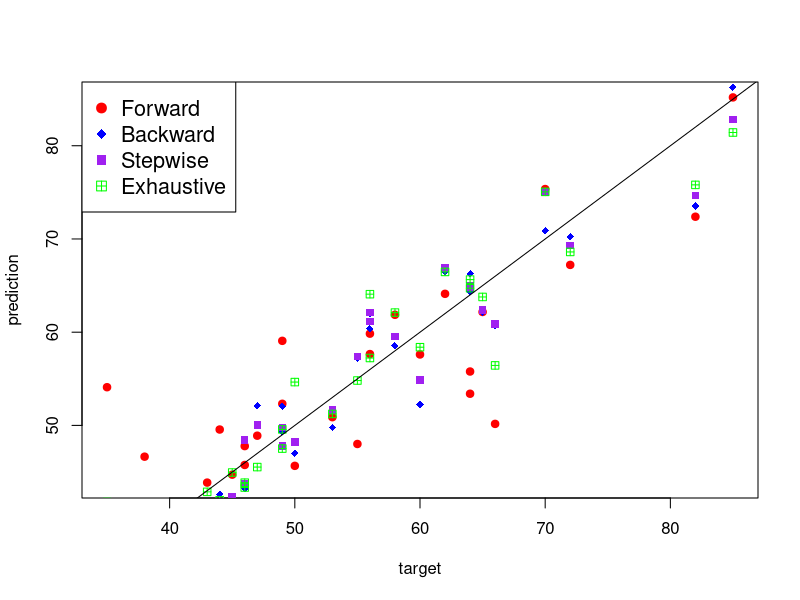
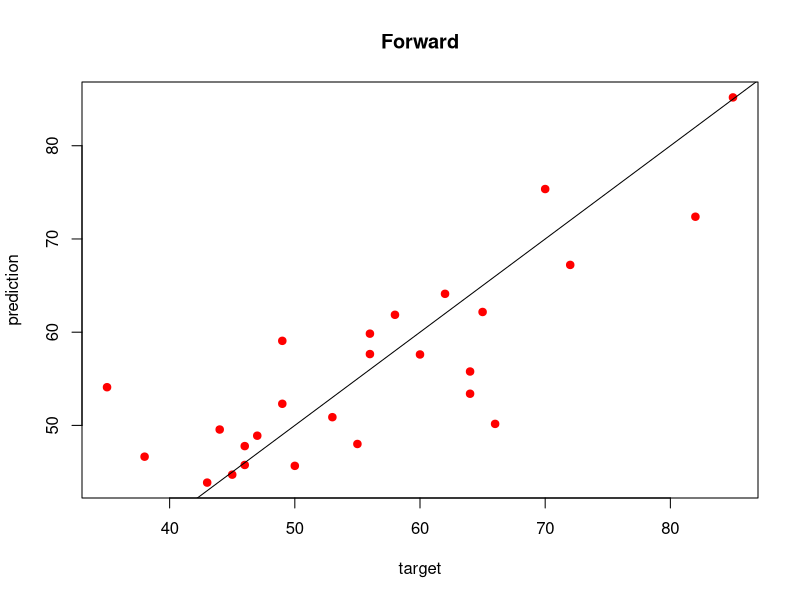
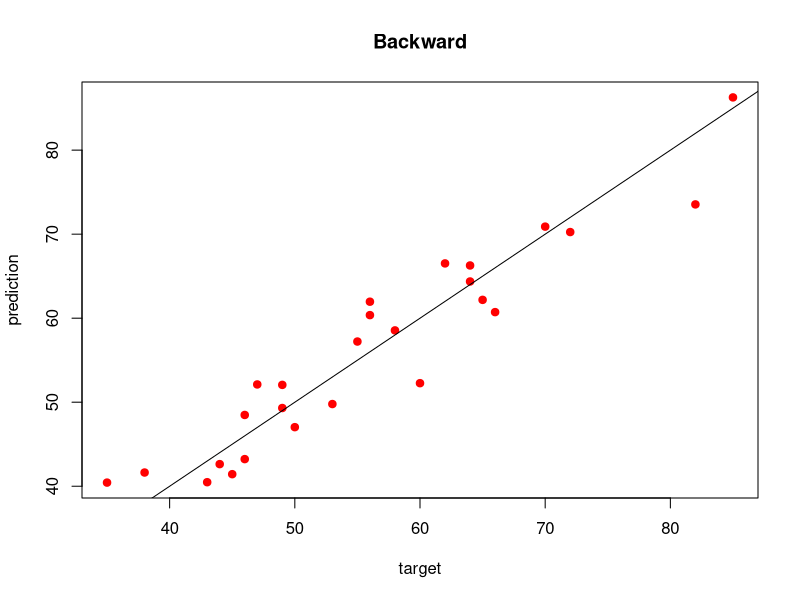
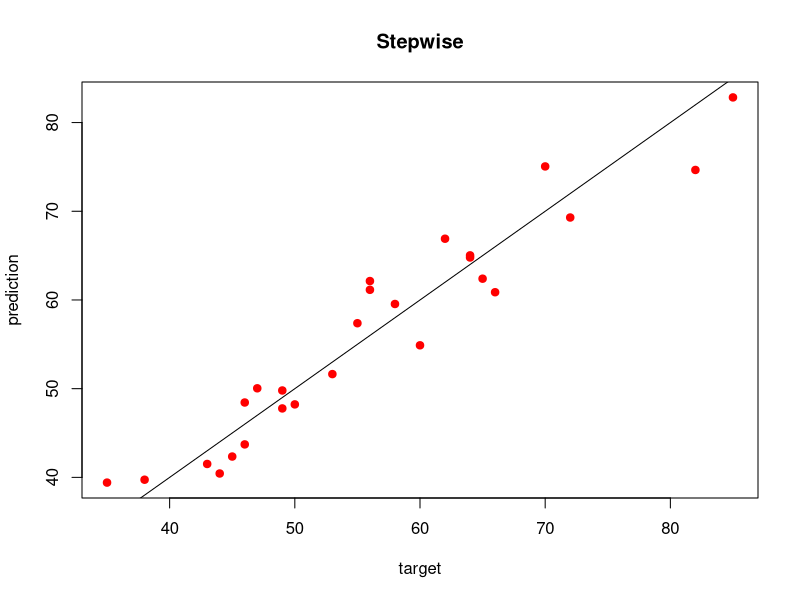
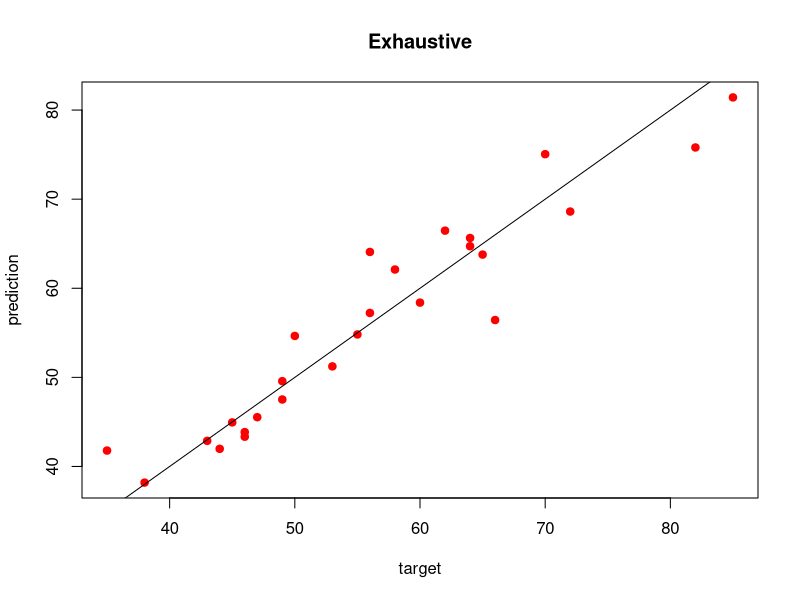

Write the R code that produced these figures, in order.
houses = read.table("house.dat",header=TRUE)

get_attributes_string = function(attribute_list) {
  s = ''
  for (attribute in attribute_list) {
    s = paste(s, attribute, sep='+')
  }
  
  s = substring(s, 2)
  s
}

get_model_from_attribute_list = function(data, attribute_list) {
  formula_string = paste("PRICE ~ ", get_attributes_string(attribute_list))
  model = lm(formula_string, data = data)
  
  model
}

forward_selection = function(data, alpha) {
  
  x = data[which(names(data) %in% "PRICE") * -1]
  
  all_attributes_significant = TRUE
  current_attributes = list()
  
  while (all_attributes_significant) {
    
    all_attributes_significant = FALSE
    remaining_attributes = names(x[!(names(x) %in% current_attributes)])
    scores = list()
    
    for (attribute in remaining_attributes) {
      
      model = get_model_from_attribute_list(data, append(current_attributes, attribute))
      scores = append(scores, coef(summary(model))[attribute, "Pr(>|t|)"])
    }
    
    m = cbind(remaining_attributes, scores)

    filtered_attributes = m[which(as.numeric(m[ , 'scores']) < alpha),, drop=FALSE]
    if (length(filtered_attributes) > 0) {
      
      all_attributes_significant = TRUE
      most_significant_attribute = filtered_attributes[which.min(filtered_attributes[, 'scores']), 1]
      current_attributes = append(current_attributes, most_significant_attribute)
    }
    
  }
  
  current_attributes
}

backward_selection = function(data, alpha) {
  x = data[which(names(data) %in% "PRICE") * -1]
  
  all_attributes_significant = TRUE
  current_attributes = names(x)
  
  while (all_attributes_significant) {
    
    all_attributes_significant = FALSE

    model = get_model_from_attribute_list(data, current_attributes)
    scores = coef(summary(model))[, "Pr(>|t|)"]
    
    # no intercept
    scores = scores[-1]
    
    m = cbind(current_attributes, scores)
    print(m)
    
    filtered_attributes = m[which(as.numeric(m[ , 'scores']) > alpha),, drop=FALSE]
    if (length(filtered_attributes) > 0) {
      
      all_attributes_significant = TRUE
      most_insignificant_attribute = filtered_attributes[which.max(filtered_attributes[, 'scores']), 1]
      cat(sprintf("Deleting: %s\n", most_insignificant_attribute))
      current_attributes = current_attributes[current_attributes != most_insignificant_attribute]
    }
    
  }
  
  current_attributes
}

stepwise_selection = function(data, alpha) {
  x = data[which(names(data) %in% "PRICE") * -1]
  
  all_attributes_significant = TRUE
  current_attributes = list()
  
  while (all_attributes_significant) {
    
    all_attributes_significant = FALSE
    remaining_attributes = names(x[!(names(x) %in% current_attributes)])
    scores = list()
    
    for (attribute in remaining_attributes) {
      
      model = get_model_from_attribute_list(data, append(current_attributes, attribute))
      scores = append(scores, coef(summary(model))[attribute, "Pr(>|t|)"])
    }
    
    m = cbind(remaining_attributes, scores)
    
    filtered_attributes = m[which(as.numeric(m[ , 'scores']) < alpha),, drop=FALSE]
    if (length(filtered_attributes) > 0) {
      
      all_attributes_significant = TRUE
      most_significant_attribute = filtered_attributes[which.min(filtered_attributes[, 'scores']), 1]
      current_attributes = append(current_attributes, most_significant_attribute)
      
      #backward step
      model = get_model_from_attribute_list(data, current_attributes)
      scores = coef(summary(model))[, "Pr(>|t|)"]
      
      # no intercept
      scores = scores[-1]
      
      m = cbind(current_attributes, scores)
      
      filtered_attributes = m[which(as.numeric(m[ , 'scores']) > alpha),, drop=FALSE]
      if (length(filtered_attributes) > 0) {
        
        most_insignificant_attribute = filtered_attributes[which.max(filtered_attributes[, 'scores']), 1]
        cat(sprintf("Deleting: %s\n", most_insignificant_attribute))
        current_attributes = current_attributes[current_attributes != most_insignificant_attribute]
      }
    }
    
  }
  
  current_attributes
}

backward_attributes = backward_selection(houses, 0.05)
forward_attributes = forward_selection(houses, 0.05)
stepwise_attributes = stepwise_selection(houses, 0.1)
exhaustive_attributes = c("BRD", "FLR", "RMS", "ST", "LOT", "GAR", "L2")

backward_model = get_model_from_attribute_list(houses, backward_attributes)
forward_model = get_model_from_attribute_list(houses, forward_attributes)
stepwise_model = get_model_from_attribute_list(houses, stepwise_attributes)
exhaustive_model = get_model_from_attribute_list(houses, exhaustive_attributes)

forward_predictions = predict(forward_model)
backward_predictions = predict(backward_model)
stepwise_predictions = predict(stepwise_model)
exhaustive_predictions = predict(exhaustive_model)
target = houses[["PRICE"]]

plot(target, forward_predictions, pch=19, col="red", xlab = "target", ylab = "prediction")
points(target, backward_predictions, pch=18, col="blue")
points(target, stepwise_predictions, pch=15, col="purple")
points(target, exhaustive_predictions, pch=12, col="green")
abline(0,1)

legend("topleft", legend=c("Forward", "Backward", "Stepwise", "Exhaustive"), col=c("red", "blue", "purple", "green"), pch=c(19, 18, 15, 12), cex=1.3)

plot(target, forward_predictions, pch=19, col="red", xlab = "target", ylab = "prediction")
title("Forward")
abline(0,1)

plot(target, backward_predictions, pch=19, col="red", xlab = "target", ylab = "prediction")
title("Backward")
abline(0,1)

plot(target, stepwise_predictions, pch=19, col="red", xlab = "target", ylab = "prediction")
title("Stepwise")
abline(0,1)

plot(target, exhaustive_predictions, pch=19, col="red", xlab = "target", ylab = "prediction")
title("Exhaustive")
abline(0,1)


